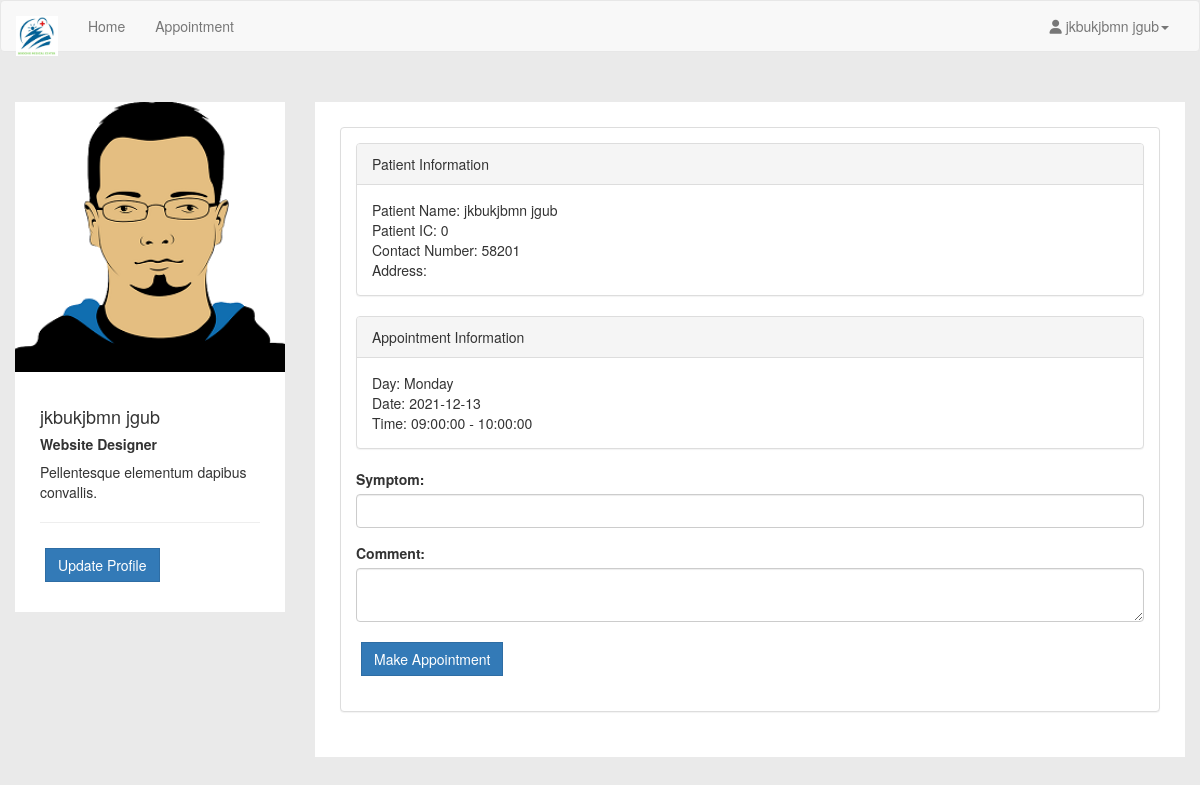
The app's page /appointment.php?&appid=1&scheduleDate=2021-12-13 (signed in) with its own data.
### tables this page shows
CREATE TABLE `doctorschedule` (
  `scheduleId` int(11) NOT NULL,
  `scheduleDate` date NOT NULL,
  `scheduleDay` varchar(15) NOT NULL,
  `startTime` time NOT NULL,
  `endTime` time NOT NULL,
  `bookAvail` varchar(10) NOT NULL
);

CREATE TABLE `patient` (
  `icPatient` bigint(12) NOT NULL,
  `password` varchar(20) NOT NULL,
  `patientFirstName` varchar(20) NOT NULL,
  `patientLastName` varchar(20) NOT NULL,
  `patientMaritialStatus` varchar(10) NOT NULL,
  `patientDOB` date NOT NULL,
  `patientGender` varchar(10) NOT NULL,
  `patientAddress` varchar(100) NOT NULL,
  `patientPhone` varchar(15) NOT NULL,
  `patientEmail` varchar(100) NOT NULL,
  `confirmpass` varchar(20) NOT NULL
);

### appointment.php (the view, shortened to what this page needs)
<?php
include 'connection.php';
$session= $_SESSION['patientSession'];
if (isset($_GET['scheduleDate']) && isset($_GET['appid'])) {
	$appdate =$_GET['scheduleDate'];
	$appid = $_GET['appid'];
}
$res = mysqli_query($con,"SELECT a.*, b.* FROM doctorschedule a INNER JOIN patient b
WHERE a.scheduleDate='$appdate' AND scheduleId=$appid AND b.icPatient=$session");
$userRow=mysqli_fetch_array($res,MYSQLI_ASSOC);
?>
<!DOCTYPE html>
<html>
	<head>
		<link href="assetss/css/bootstrap.min.css" rel="stylesheet">
		<link href="assetss/css/default/style.css" rel="stylesheet">
		<link href="assetss/css/default/blocks.css" rel="stylesheet">
		<link rel="stylesheet" href="https://formden.com/static/cdn/font-awesome/4.4.0/css/font-awesome.min.css" />
	</head>
	<body>
		<nav class="navbar navbar-default " role="navigation">
			<div class="container-fluid">
				<div class="navbar-header">
					<a class="navbar-brand" href="patient.php"><img alt="Brand" src="assets/img/logo.png" height="40px"></a>
				</div>
				<div class="collapse navbar-collapse" id="bs-example-navbar-collapse-1">
					<ul class="nav navbar-nav">
						<ul class="nav navbar-nav">
							<li><a href="patient.php">Home</a></li>
							<li><a href="patientapplist.php?patientId=<?php echo $userRow['icPatient']; ?>">Appointment</a></li>
						</ul>
					</ul>
					<ul class="nav navbar-nav navbar-right">
						<li class="dropdown">
							<a href="#" class="dropdown-toggle" data-toggle="dropdown"><i class="fa fa-user"></i> <?php echo $userRow['patientFirstName']; ?> <?php echo $userRow['patientLastName']; ?><b class="caret"></b></a>
						</li>
					</ul>
				</div>
			</div>
		</nav>
		<div class="container">
			<section style="padding-bottom: 50px; padding-top: 50px;">
				<div class="row">
					<div class="row">
						<div class="col-md-3 col-sm-3">
							<div class="user-wrapper">
								<img src="assetss/img/1.jpg" class="img-responsive" />
								<div class="description">
									<h4><?php echo $userRow['patientFirstName']; ?> <?php echo $userRow['patientLastName']; ?></h4>
									<h5> <strong> Website Designer </strong></h5>
									<p>
										Pellentesque elementum dapibus convallis.
									</p>
									<hr />
									<button type="button" class="btn btn-primary" data-toggle="modal" data-target="#myModal">Update Profile</button>
								</div>
							</div>
						</div>
						<div class="col-md-9 col-sm-9  user-wrapper">
							<div class="description">
								<div class="panel panel-default">
									<div class="panel-body">
										<form class="form" role="form" method="POST" accept-charset="UTF-8">
											<div class="panel panel-default">
												<div class="panel-heading">Patient Information</div>
												<div class="panel-body">
													Patient Name: <?php echo $userRow['patientFirstName'] ?> <?php echo $userRow['patientLastName'] ?><br>
													Patient IC: <?php echo $userRow['icPatient'] ?><br>
													Contact Number: <?php echo $userRow['patientPhone'] ?><br>
													Address: <?php echo $userRow['patientAddress'] ?>
												</div>
											</div>
											<div class="panel panel-default">
												<div class="panel-heading">Appointment Information</div>
												<div class="panel-body">
													Day: <?php echo $userRow['scheduleDay'] ?><br>
													Date: <?php echo $userRow['scheduleDate'] ?><br>
													Time: <?php echo $userRow['startTime'] ?> - <?php echo $userRow['endTime'] ?><br>
												</div>
											</div>
											<div class="form-group">
												<label for="recipient-name" class="control-label">Symptom:</label>
												<input type="text" class="form-control" name="symptom" required>
											</div>
											<div class="form-group">
												<label for="message-text" class="control-label">Comment:</label>
												<textarea class="form-control" name="comment" required></textarea>
											</div>
											<div class="form-group">
												<input type="submit" name="appointment" id="submit" class="btn btn-primary" value="Make Appointment">
											</div>
										</form>
									</div>
								</div>
							</div>
						</div>
					</div>
				</body>
			</html>

### Dr.Profile/assetss/css/default/style.css (style rules this page uses)
body { background-color: #EAEAEA !important; }
.navbar-default .navbar-brand { color:#fff; font-size:30px; font-weight:bold; }
.form .form-control { margin-bottom: 10px; }
.navbar { margin-bottom: 0px !important; }
.user-wrapper .btn { border-radius: 0px; -webkit-border-radius: 0px; -moz-border-radius: 0px; margin: 5px; }
.user-wrapper .description { padding: 25px; background-color: #fff; }
.user-wrapper img { width:100%; }

### Dr.Profile/assetss/css/default/blocks.css (style rules this page uses)
*, *:after, *:before { box-sizing: border-box; }

### records on screen
doctorschedule: patient.patientFirstName "jkbukjbmn", patient.patientLastName "jgub", patient.icPatient "0", patient.patientPhone "58201", scheduleDay "Monday", scheduleDate "2021-12-13", startTime "09:00:00", endTime "10:00:00"
